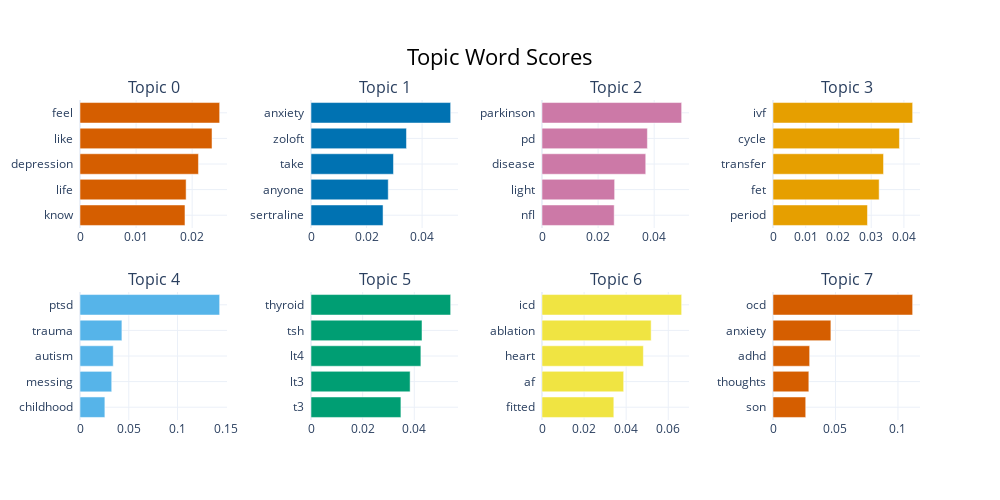

This figure's notebook cell:
### Code cell
docs = df_anxiety['Concern'].to_list()
model = BERTopic(verbose=True)
topics, probabilities = model.fit_transform(docs)
model.get_topic_freq().head(11)
model.visualize_barchart()

### Figure 1 — Plotly figure (JSON) as saved in the notebook; plotly's stock layout.template omitted (floating-point values rounded to 4 significant figures)
{"data": [{"marker": {"color": "#D55E00"}, "orientation": "h", "type": "bar", "x": [0.01872, 0.01892, 0.02112, 0.02354, 0.0249], "xaxis": "x", "y": ["know  ", "life  ", "depression  ", "like  ", "feel  "], "yaxis": "y"}, {"marker": {"color": "#0072B2"}, "orientation": "h", "type": "bar", "x": [0.02594, 0.02781, 0.02969, 0.03437, 0.05027], "xaxis": "x2", "y": ["sertraline  ", "anyone  ", "take  ", "zoloft  ", "anxiety  "], "yaxis": "y2"}, {"marker": {"color": "#CC79A7"}, "orientation": "h", "type": "bar", "x": [0.02574, 0.0259, 0.03699, 0.03758, 0.0498], "xaxis": "x3", "y": ["nfl  ", "light  ", "disease  ", "pd  ", "parkinson  "], "yaxis": "y3"}, {"marker": {"color": "#E69F00"}, "orientation": "h", "type": "bar", "x": [0.02886, 0.03243, 0.03377, 0.03864, 0.04267], "xaxis": "x4", "y": ["period  ", "fet  ", "transfer  ", "cycle  ", "ivf  "], "yaxis": "y4"}, {"marker": {"color": "#56B4E9"}, "orientation": "h", "type": "bar", "x": [0.0255, 0.03252, 0.03408, 0.04296, 0.1432], "xaxis": "x5", "y": ["childhood  ", "messing  ", "autism  ", "trauma  ", "ptsd  "], "yaxis": "y5"}, {"marker": {"color": "#009E73"}, "orientation": "h", "type": "bar", "x": [0.03482, 0.03839, 0.04256, 0.043, 0.05409], "xaxis": "x6", "y": ["t3  ", "lt3  ", "lt4  ", "tsh  ", "thyroid  "], "yaxis": "y6"}, {"marker": {"color": "#F0E442"}, "orientation": "h", "type": "bar", "x": [0.03413, 0.03881, 0.04817, 0.05188, 0.06637], "xaxis": "x7", "y": ["fitted  ", "af  ", "heart  ", "ablation  ", "icd  "], "yaxis": "y7"}, {"marker": {"color": "#D55E00"}, "orientation": "h", "type": "bar", "x": [0.02619, 0.02868, 0.02933, 0.04633, 0.1118], "xaxis": "x8", "y": ["son  ", "thoughts  ", "adhd  ", "anxiety  ", "ocd  "], "yaxis": "y8"}], "layout": {"annotations": [{"font": {"size": 16}, "showarrow": false, "text": "Topic 0", "x": 0.0875, "xanchor": "center", "xref": "paper", "y": 1, "yanchor": "bottom", "yref": "paper"}, {"font": {"size": 16}, "showarrow": false, "text": "Topic 1", "x": 0.3625, "xanchor": "center", "xref": "paper", "y": 1, "yanchor": "bottom", "yref": "paper"}, {"font": {"size": 16}, "showarrow": false, "text": "Topic 2", "x": 0.6375, "xanchor": "center", "xref": "paper", "y": 1, "yanchor": "bottom", "yref": "paper"}, {"font": {"size": 16}, "showarrow": false, "text": "Topic 3", "x": 0.9125, "xanchor": "center", "xref": "paper", "y": 1, "yanchor": "bottom", "yref": "paper"}, {"font": {"size": 16}, "showarrow": false, "text": "Topic 4", "x": 0.0875, "xanchor": "center", "xref": "paper", "y": 0.4, "yanchor": "bottom", "yref": "paper"}, {"font": {"size": 16}, "showarrow": false, "text": "Topic 5", "x": 0.3625, "xanchor": "center", "xref": "paper", "y": 0.4, "yanchor": "bottom", "yref": "paper"}, {"font": {"size": 16}, "showarrow": false, "text": "Topic 6", "x": 0.6375, "xanchor": "center", "xref": "paper", "y": 0.4, "yanchor": "bottom", "yref": "paper"}, {"font": {"size": 16}, "showarrow": false, "text": "Topic 7", "x": 0.9125, "xanchor": "center", "xref": "paper", "y": 0.4, "yanchor": "bottom", "yref": "paper"}], "height": 500, "hoverlabel": {"bgcolor": "white", "font": {"family": "Rockwell", "size": 16}}, "showlegend": false, "title": {"font": {"color": "Black", "size": 22}, "text": "Topic Word Scores", "x": 0.5, "xanchor": "center", "yanchor": "top"}, "width": 1000, "xaxis": {"anchor": "y", "domain": [0, 0.175], "showgrid": true}, "xaxis2": {"anchor": "y2", "domain": [0.275, 0.45], "showgrid": true}, "xaxis3": {"anchor": "y3", "domain": [0.55, 0.725], "showgrid": true}, "xaxis4": {"anchor": "y4", "domain": [0.825, 1], "showgrid": true}, "xaxis5": {"anchor": "y5", "domain": [0, 0.175], "showgrid": true}, "xaxis6": {"anchor": "y6", "domain": [0.275, 0.45], "showgrid": true}, "xaxis7": {"anchor": "y7", "domain": [0.55, 0.725], "showgrid": true}, "xaxis8": {"anchor": "y8", "domain": [0.825, 1], "showgrid": true}, "yaxis": {"anchor": "x", "domain": [0.6, 1], "showgrid": true}, "yaxis2": {"anchor": "x2", "domain": [0.6, 1], "showgrid": true}, "yaxis3": {"anchor": "x3", "domain": [0.6, 1], "showgrid": true}, "yaxis4": {"anchor": "x4", "domain": [0.6, 1], "showgrid": true}, "yaxis5": {"anchor": "x5", "domain": [0, 0.4], "showgrid": true}, "yaxis6": {"anchor": "x6", "domain": [0, 0.4], "showgrid": true}, "yaxis7": {"anchor": "x7", "domain": [0, 0.4], "showgrid": true}, "yaxis8": {"anchor": "x8", "domain": [0, 0.4], "showgrid": true}}}
